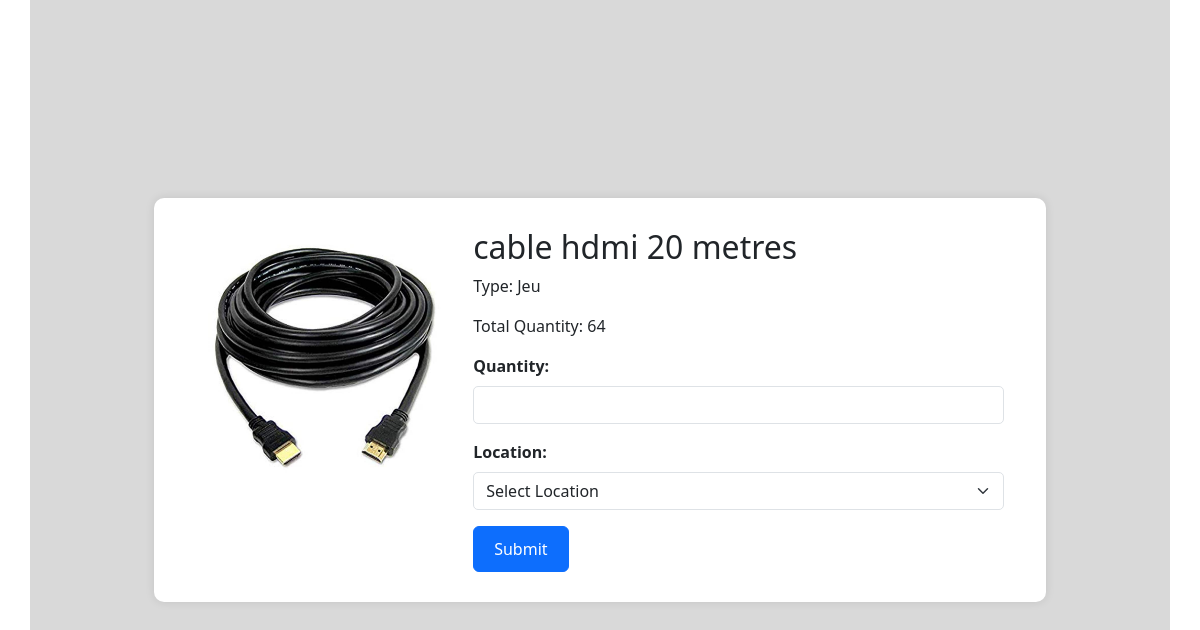
The page /inventory_V10/user/commande.php?article_id=25&id=1 (signed in) on the database its author committed.
### tables this page shows
CREATE TABLE IF NOT EXISTS `articles` (
  `id` int NOT NULL AUTO_INCREMENT,
  `designation` varchar(255) NOT NULL,
  `type_id` int NOT NULL,
  `image_path` varchar(250) NOT NULL,
  `Qte_Total` int NOT NULL,
  `QteRegion` int NOT NULL DEFAULT '0',
  `QteME` int NOT NULL DEFAULT '0',
  PRIMARY KEY (`id`),
  KEY `type_id` (`type_id`)
);

CREATE TABLE IF NOT EXISTS `typeart` (
  `idT` int NOT NULL AUTO_INCREMENT,
  `type` varchar(255) NOT NULL,
  PRIMARY KEY (`idT`)
);

### inventory_V10/user/commande.php (the view, shortened to what this page needs)
<?php
include "../connection.php";
$articleId = $_GET['article_id'];
$sql = "SELECT articles.id, articles.designation, typeart.type, articles.QteRegion, articles.QteME, articles.image_path
        FROM articles
        INNER JOIN typeart ON articles.type_id = typeart.idT
        WHERE articles.id = :article_id";
$stmt = $conn->prepare($sql);
$stmt->bindParam(':article_id', $articleId);
$stmt->execute();
$article = $stmt->fetch(PDO::FETCH_ASSOC);
function getImageURL($imagePath)
{
    return '../' . $imagePath;
}
?>
<!DOCTYPE html>
<html lang="en">
<head>
    <link rel="stylesheet" href="https://cdn.jsdelivr.net/npm/bootstrap@5.3.0-alpha1/dist/css/bootstrap.min.css">
</head>
<body>
    <div class="container">
        <div class="row">
            <div class="col-md-4">
                <img src="<?php echo getImageURL($article['image_path']); ?>" alt="Article Image" class="img-fluid">
            </div>
            <div class="col-md-8">
                <h2><?php echo $article['designation']; ?></h2>
                <p>Type: <?php echo $article['type']; ?></p>
                <p>Total Quantity: <?php echo ($article['QteRegion'] + $article['QteME']); ?></p>
                <form id="commandeForm" method="post">
                    <div class="mb-3">
                        <label for="quantity" class="form-label">Quantity:</label>
                        <input type="number" id="quantity" name="quantity" class="form-control" required>
                    </div>
                    <div class="mb-3">
                        <label for="location" class="form-label">Location:</label>
                        <select id="location" name="location" class="form-select" required>
                            <option value="">Select Location</option>
                        </select>
                    </div>
                    <button type="submit" class="btn btn-primary">Submit</button>
                </form>
            </div>
        </div>
    </div>
</body>
</html>

### inventory_V10/user/commande.php (style rules this page uses)
.container { display: flex; justify-content: center; align-items: center; min-height: 100vh; background-color: #d9d9d9; width: 100%; }
.row { width: 80%; padding: 30px; border-radius: 10px; background-color: #fff; box-shadow: 0px 0px 10px rgba(0, 0, 0, 0.1); }
.form-label { font-weight: bold; }
.form-control, .form-select { border-radius: 5px; }
.btn-primary { padding: 10px 20px; font-size: 16px; }

### rows shown on the page
articles: image_path (picture), designation "cable hdmi 20 metres", typeart.type "Jeu", $article['QteRegion'] + $article['QteME'] "64"
